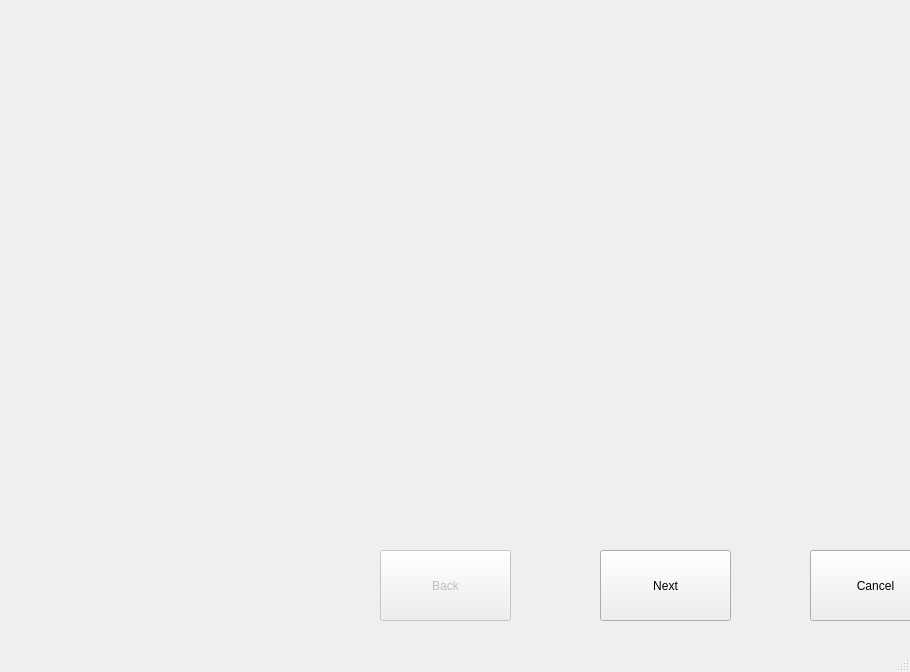
<?xml version="1.0" encoding="UTF-8"?>
<ui version="4.0">
 <class>MainWindow</class>
 <widget class="QMainWindow" name="MainWindow">
  <property name="geometry">
   <rect>
    <x>0</x>
    <y>0</y>
    <width>910</width>
    <height>672</height>
   </rect>
  </property>
  <property name="windowTitle">
   <string>MainWindow</string>
  </property>
  <widget class="QWidget" name="centralwidget">
   <widget class="QPushButton" name="next">
    <property name="geometry">
     <rect>
      <x>600</x>
      <y>550</y>
      <width>131</width>
      <height>71</height>
     </rect>
    </property>
    <property name="text">
     <string>Next</string>
    </property>
   </widget>
   <widget class="QPushButton" name="back">
    <property name="enabled">
     <bool>false</bool>
    </property>
    <property name="geometry">
     <rect>
      <x>380</x>
      <y>550</y>
      <width>131</width>
      <height>71</height>
     </rect>
    </property>
    <property name="text">
     <string>Back</string>
    </property>
    <property name="autoDefault">
     <bool>false</bool>
    </property>
    <property name="flat">
     <bool>false</bool>
    </property>
   </widget>
   <widget class="QPushButton" name="cancle">
    <property name="geometry">
     <rect>
      <x>810</x>
      <y>550</y>
      <width>131</width>
      <height>71</height>
     </rect>
    </property>
    <property name="text">
     <string>Cancel</string>
    </property>
   </widget>
  </widget>
  <widget class="QMenuBar" name="menubar">
   <property name="geometry">
    <rect>
     <x>0</x>
     <y>0</y>
     <width>910</width>
     <height>25</height>
    </rect>
   </property>
  </widget>
  <widget class="QStatusBar" name="statusbar"/>
 </widget>
 <resources/>
 <connections/>
</ui>
